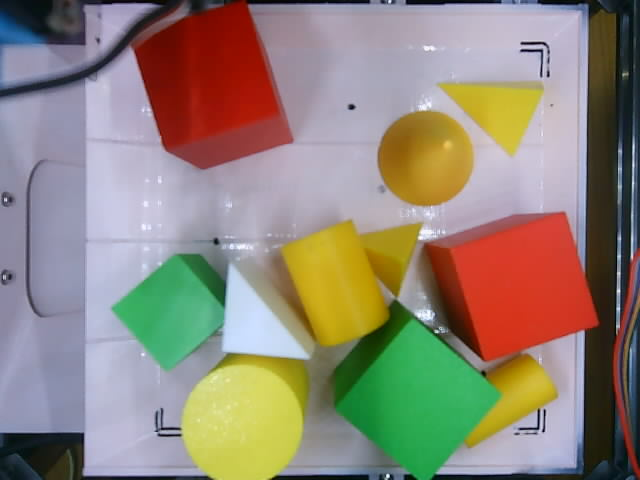
#> input picture jetson-app/tests/fixtures/tray_20261119/touching_warm.png, 640 x 480 px
$ python -i feature_preprocess.py   (imports and definitions only)
#> lines starting #> are read from the running program, lines starting #| are printed output that depends on the picture
#> further down, picture is the input picture: shape (480, 640, 3); mean B, G, R 120.2, 133.4, 143.6
"""Shared feature image for models trained on grayscale, contrast and edges."""

import cv2


def feature_bgr(image):
    """Pack grayscale, CLAHE and Canny features as the B, G and R channels."""
    gray = cv2.cvtColor(image, cv2.COLOR_BGR2GRAY)
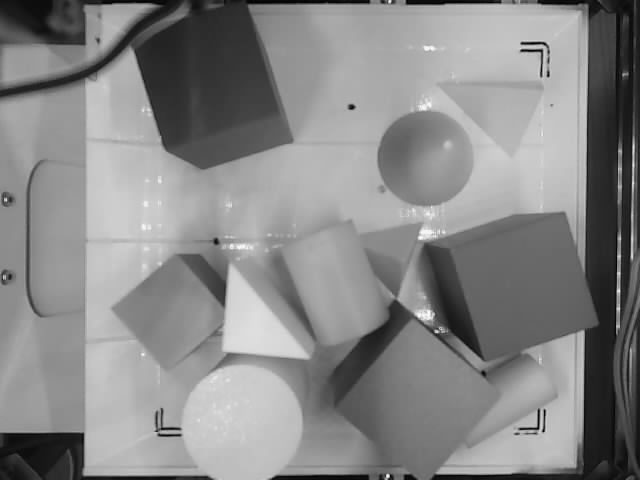
#> gray: shape (480, 640); min 1, max 254, mean 134.9
    clahe = cv2.createCLAHE(clipLimit=2.0, tileGridSize=(8, 8)).apply(gray)
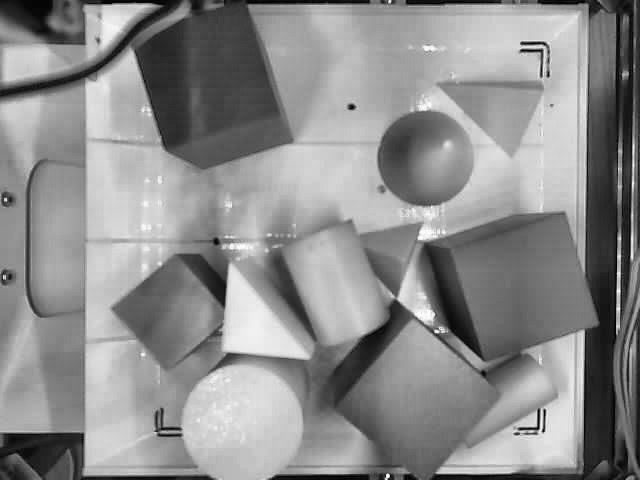
#> clahe: shape (480, 640); min 0, max 255, mean 140.4
    edge = cv2.Canny(cv2.GaussianBlur(gray, (5, 5), 0), 60, 160)
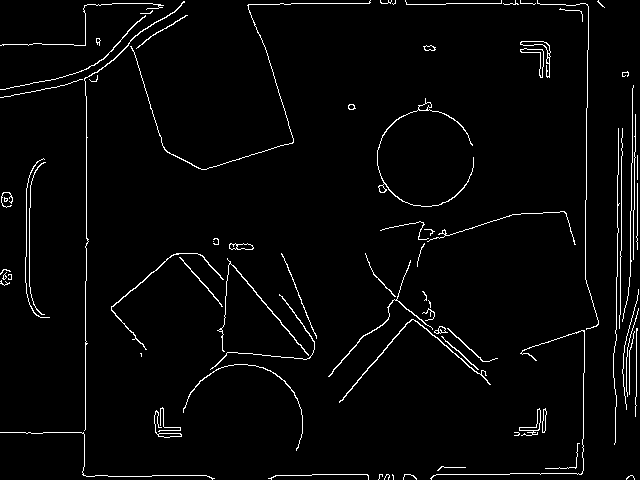
#> edge: shape (480, 640); 2.8% white in thin lines or dots
    return cv2.merge([gray, clahe, edge])
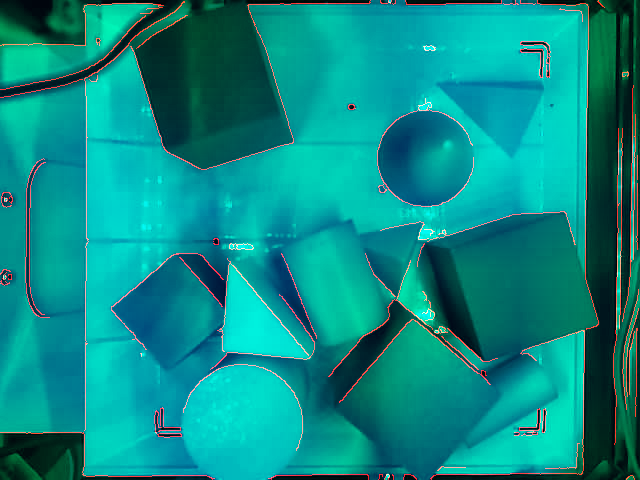
#> returned value: shape (480, 640, 3); mean of channels 0, 1, 2 134.9, 140.4, 7.2; drawn as B, G, R

>>> import cv2
>>> picture = cv2.imread('tests/fixtures/tray_20261119/touching_warm.png')
>>> result = feature_bgr(picture)

$ run again, on jetson-app/tests/fixtures/tray_20261119/touching_yellow.png
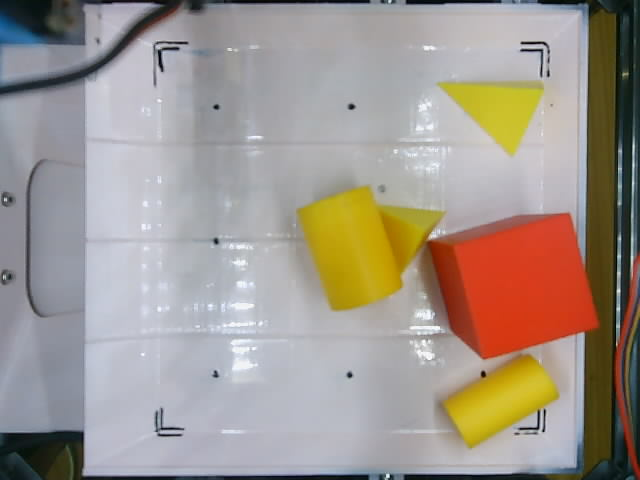
#> input picture jetson-app/tests/fixtures/tray_20261119/touching_yellow.png, 640 x 480 px
#> picture is the input picture: shape (480, 640, 3); mean B, G, R 141.9, 150.2, 159.5
#> in feature_bgr, `edge = cv2.Canny(cv2.GaussianBlur(gray, (5, 5), 0), 60, 160)`:
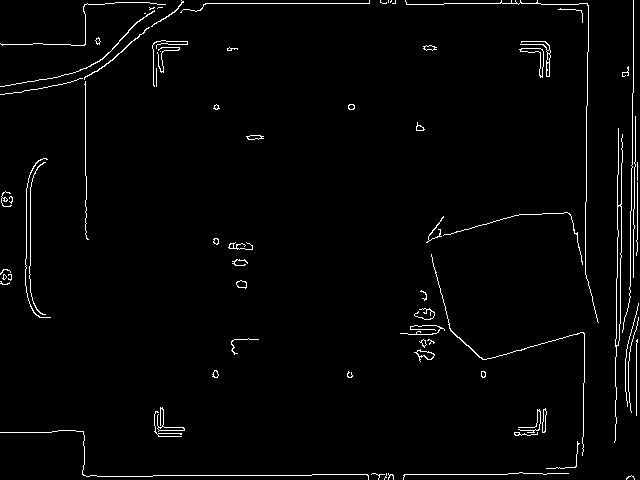
#> edge: shape (480, 640); 2.1% white in thin lines or dots
#> in feature_bgr, `return cv2.merge([gray, clahe, edge])`:
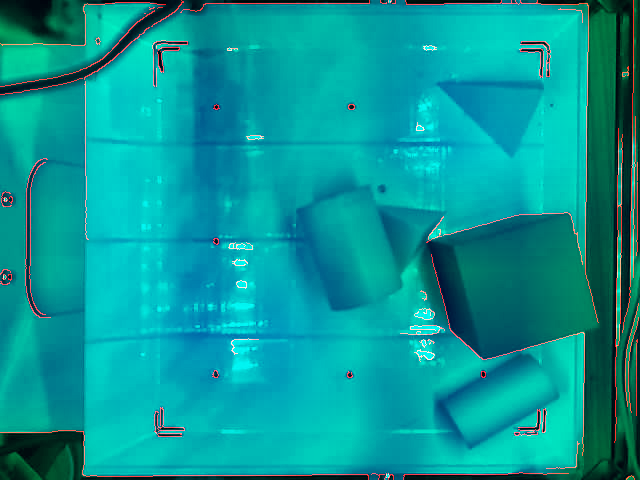
#> returned value: shape (480, 640, 3); mean of channels 0, 1, 2 152, 152.3, 5.4; drawn as B, G, R
